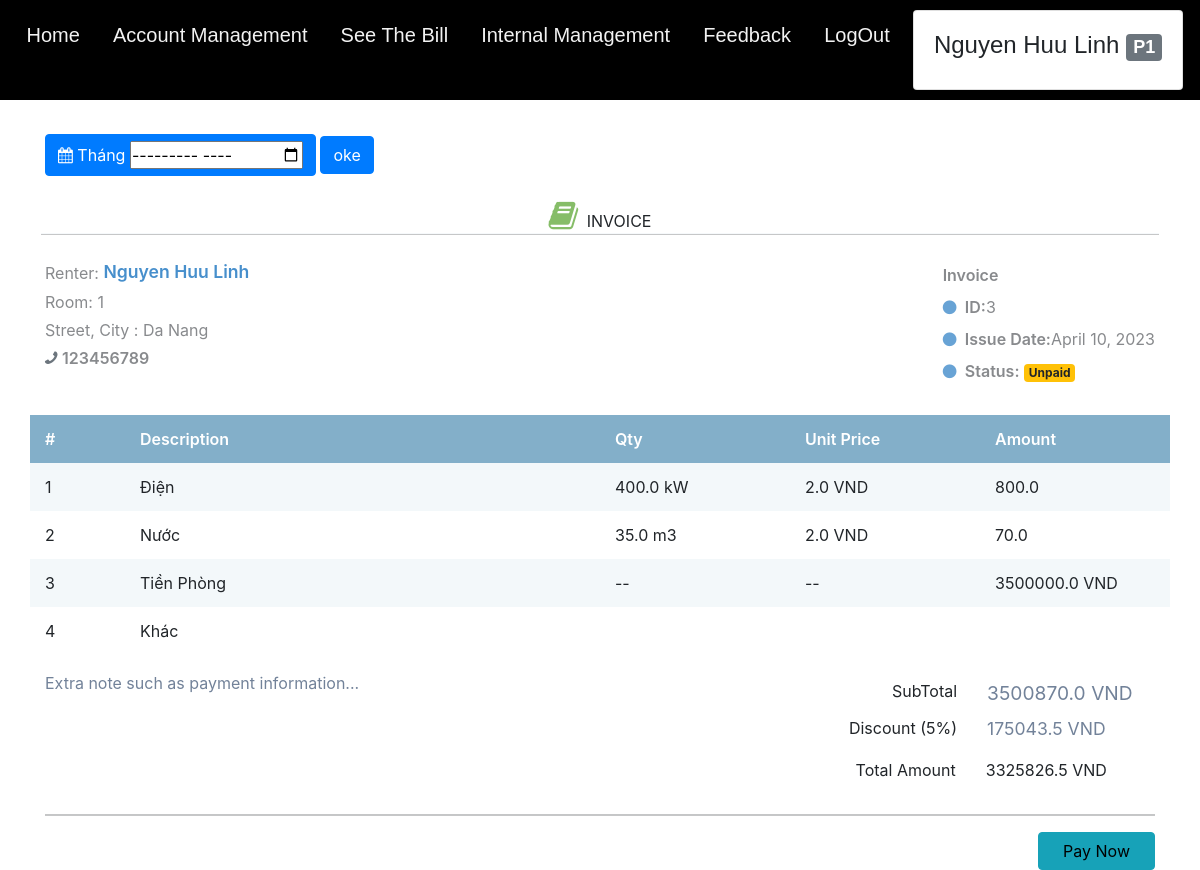
Page /bill/bill_of_renter_site/ (signed in) on the committed database.
### User/models.py (models this page shows, shortened)
class MyUser(AbstractBaseUser, PermissionsMixin):
    username = models.CharField(max_length =255, unique=True)
    email = models.EmailField(
        verbose_name='email address',
        max_length=255,
    )
    full_name = models.CharField(max_length=255)
    phone_number = models.CharField(max_length=12, null = True)
    address = models.CharField(max_length=255, null =True)
    is_active = models.BooleanField(default=True)
    is_owner = models.BooleanField(default=False)
    objects = MyUserManager()
    USERNAME_FIELD = 'username'
    REQUIRED_FIELDS  = ['email', 'full_name']

class Renter(models.Model):
    user = models.OneToOneField(MyUser, on_delete=models.CASCADE)
    room = models.ForeignKey(Room, related_name='renter',on_delete=models.CASCADE)
    citizen_id = models.CharField(max_length=15, null = True)

### Room/models.py (models this page shows, shortened)
class Room(models.Model):
    class Meta:
        constraints = [
            models.CheckConstraint(check=models.Q(room_number__gte = 0,area__gte = 0,
                                                  room_price__gte = 0), name ='gte 0'),
        ]
    room_id = models.CharField(max_length=20, primary_key=True)
    room_number = models.IntegerField(unique=True)
    area = models.CharField(max_length=20)
    room_price = models.FloatField(default=0)
    status = models.BooleanField(default=False)
    description = models.CharField(max_length=250, default='')

### Bill/models.py (models this page shows, shortened)
class Bill(models.Model):
    room = models.ForeignKey(Room, on_delete=models.CASCADE)
    cubic_metres_of_water = models.FloatField()
    water_price = models.FloatField()
    electrict_number = models.FloatField()
    electricity_price = models.FloatField()
    discount = models.IntegerField(default=0)
    date = models.DateField()
    pay_status = models.BooleanField(default=False)
    def get_total(self):
        return (self.cubic_metres_of_water*self.water_price + self.electricity_price*self.electrict_number + self.room.room_price)
    def get_total_amount(self):
        return ((self.cubic_metres_of_water*self.water_price + self.electricity_price*self.electrict_number + self.room.room_price)
                *(100-self.discount))/100

### Bill/views.py (the view)
# urls.py: path('bill_of_renter_site/', views.BillOfRenterSite.as_view(),name="bill_of_renter_site"),
class BillOfRenterSite(TemplateView):
    template_name = "renter_dashboard/partial/bill.html"
    def get(self,request,date= None):
        Renter.objects
        if not Bill.objects.filter(room=request.user.renter.room).exists():
            return HttpResponse("Hiện tại phòng không có hóa đơn")
        else:
            return self.render_to_response(self.get_context_data(date))
    def get_context_data(self, date= None):
        room = self.request.user.renter.room
        context = super().get_context_data()
        bills = Bill.objects.filter(room=room).order_by("-date")
        if date!=None:
            date_cvt = datetime.datetime.strptime(date, "%Y-%m").date()
            month = date_cvt.month
            year = date_cvt.year
            try:
                bill = bills.get(date__month=month, date__year=year)
            except:
                bill=bills.first()
                context['message']="Ngày được chọn không có hóa đơn"
        else:
            bill= bills.first()
        context['bills']= bills
        context['bill'] = bill
        return context

### templates/renter_dashboard/partial/bill.html (shortened to what this page needs)
{% extends "renter_dashboard/base.html" %}
{% load static  %}
{% load mathfilters %}
{% block link %}
    <link href="https://maxcdn.bootstrapcdn.com/font-awesome/4.7.0/css/font-awesome.min.css" rel="stylesheet" />
    <link rel="stylesheet" href="https://cdn.jsdelivr.net/npm/bootstrap@4.6.1/dist/css/bootstrap.min.css">
{% endblock link %}
{% block content %}
<div class="page-content container">
    <div class="page-header text-blue-d2">
        <h1 class="page-title text-secondary-d1">
            <small class="page-info">
             </small>
        </h1>
    </div>
    <div class="container px-0">
        <button class="btn btn-primary " type="month"
            title="Tính tiền phòng và dịch vụ hàng tháng" style="display: inline-block;"><i
                class="fa fa-calendar"></i> Tháng
                <input id="input-month" type="month">
        </button>
        <button class="btn btn-primary filter-month" >
                oke
        </button>
        <div class="row mt-4">
            <div class="col-12 col-lg-12">
                <div class="row">
                    <div class="col-12">
                        <div class="text-center text-150">
                            <i class="fa fa-book fa-2x text-success-m2 mr-1"></i>
                            <span class="text-default-d3">INVOICE</span>
                        </div>
                    </div>
                </div>
                <hr class="row brc-default-l1 mx-n1 mb-4" />
                <div class="row">
                    <div class="col-sm-6">
                        <div>
                            <span class="text-sm text-grey-m2 align-middle">Renter:</span>
                            <span class="text-600 text-110 text-blue align-middle">{{ user.full_name }}</span>
                        </div>
                        <div class="text-grey-m2">
                            <div class="my-1">
                                Room: {{bill.room.room_number}}
                            </div>
                            <div class="my-1">
                                Street, City : {{user.address}}
                            </div>
                            <div class="my-1"><i class="fa fa-phone fa-flip-horizontal text-secondary"></i> <b class="text-600">{{user.phone_number}}</b></div>
                        </div>
                    </div>
                    <div class="text-95 col-sm-6 align-self-start d-sm-flex justify-content-end">
                        <div class="text-grey-m2">
                            <div class="mt-1 mb-2 text-secondary-m1 text-600 text-125">
                                Invoice
                            </div>
                            <div class="my-2"><i class="fa fa-circle text-blue-m2 text-xs mr-1"></i> <span class="text-600 text-90">ID:</span>{{bill.id}}</div>
                            <div class="my-2"><i class="fa fa-circle text-blue-m2 text-xs mr-1"></i> <span class="text-600 text-90">Issue Date:</span>{{bill.date }}</div>
                            <div class="my-2"><i class="fa fa-circle text-blue-m2 text-xs mr-1"></i> <span class="text-600 text-90">Status:</span> <span class=" badge badge-warning px-25">
                                {% if bill.pay_status %}
                                    Paid
                                {% else %}
                                    Unpaid
                                {% endif %}
                            </span></div>
                        </div>
                    </div>
                </div>
                <div class="mt-4">
                    <div class="row text-600 text-white bgc-default-tp1 py-25">
                        <div class="d-none d-sm-block col-1">#</div>
                        <div class="col-9 col-sm-5">Description</div>
                        <div class="d-none d-sm-block col-4 col-sm-2">Qty</div>
                        <div class="d-none d-sm-block col-sm-2">Unit Price</div>
                        <div class="col-2">Amount</div>
                    </div>
                    <div class="text-95 text-secondary-d3">
                        <div class="row mb-2 mb-sm-0 py-25 bgc-default-l4">
                            <div class="d-none d-sm-block col-1">1</div>
                            <div class="col-9 col-sm-5">Điện</div>
                            <div class="d-none d-sm-block col-2">{{bill.electrict_number}} kW</div>
                            <div class="d-none d-sm-block col-2 text-95">{{bill.electricity_price}} VND</div>
                            <div class="col-2 text-secondary-d2">
                                {{ bill.electrict_number|mul:bill.electricity_price }}
                            </div>
                        </div>
                        <div class="row mb-2 mb-sm-0 py-25">
                            <div class="d-none d-sm-block col-1">2</div>
                            <div class="col-9 col-sm-5">Nước</div>
                            <div class="d-none d-sm-block col-2">{{bill.cubic_metres_of_water}} m3</div>
                            <div class="d-none d-sm-block col-2 text-95">{{bill.water_price}} VND</div>
                            <div class="col-2 text-secondary-d2">{{ bill.cubic_metres_of_water|mul:bill.water_price }}</div>
                        </div>
                        <div class="row mb-2 mb-sm-0 py-25 bgc-default-l4">
                            <div class="d-none d-sm-block col-1">3</div>
                            <div class="col-9 col-sm-5">Tiền Phòng</div>
                            <div class="d-none d-sm-block col-2">--</div>
                            <div class="d-none d-sm-block col-2 text-95">--</div>
                            <div class="col-2 text-secondary-d2">{{bill.room.room_price}} VND</div>
                        </div>
                        <div class="row mb-2 mb-sm-0 py-25">
                            <div class="d-none d-sm-block col-1">4</div>
                            <div class="col-9 col-sm-5">Khác</div>
                            <div class="d-none d-sm-block col-2"></div>
                            <div class="d-none d-sm-block col-2 text-95"></div>
                            <div class="col-2 text-secondary-d2"></div>
                        </div>
                    </div>
                    <div class="row mt-3">
                        <div class="col-12 col-sm-7 text-grey-d2 text-95 mt-2 mt-lg-0 text-secondary-d1">
                            Extra note such as payment information...
                        </div>
                        <div class="col-12 col-sm-5 text-grey text-90 order-first order-sm-last">
                            <div class="row my-2">
                                <div class="col-7 text-right">
                                    SubTotal
                                </div>
                                <div class="col-5">
                                    <span class="text-120 text-secondary-d1">{{bill.get_total}} VND</span>
                                </div>
                            </div>
                            <div class="row my-2">
                                <div class="col-7 text-right">
                                    Discount ({{bill.discount}}%)
                                </div>
                                <div class="col-5">
                                    <span class="text-110 text-secondary-d1">{{bill.get_total|mul:bill.discount|div:100}} VND</span>
                                </div>
                            </div>
                            <div class="row my-2 align-items-center bgc-primary-l3 p-2">
                                <div class="col-7 text-right">
                                    Total Amount
                                </div>
                                <div class="col-5">
                                    <span class="text-150 text-success-d3 opacity-2">{{bill.get_total_amount}} VND</span>
                                </div>
                            </div>
                        </div>
                    </div>
                    <hr />
                    <div>
                        <a href="pay.html" class="btn btn-info btn-bold px-4 float-right mt-3 mt-lg-0">Pay Now</a>
                    </div>
                </div>
            </div>
        </div>
    </div>
</div>
{% endblock content %}

### templates/renter_dashboard/base.html (shortened to what this page needs)
{% load static %}
<!doctype html>
<html lang="en">
<head>
    <link rel="stylesheet" href="https://cdn.jsdelivr.net/npm/bootstrap@4.0.0/dist/css/bootstrap.min.css">
    <link rel="stylesheet" href="{% static 'home/css/style.css' %}">
    <link rel="stylesheet" href="https://cdnjs.cloudflare.com/ajax/libs/font-awesome/6.1.1/css/all.min.css"
 />
    <link href='https://unpkg.com/boxicons@2.1.2/css/boxicons.min.css' rel='stylesheet'>
    <link href="{% static 'renter_dashboard/css/bootstrap.css' %}" rel="stylesheet">
    <link  href="{% static 'renter_dashboard/css/bootstrap.min.css' %}" rel="stylesheet">
    <link href='https://cdnjs.cloudflare.com/ajax/libs/font-awesome/4.7.0/css/font-awesome.min.css' rel='stylesheet'>
    {% block link %}
    {% endblock link %}
    <link rel="stylesheet" href="{% static 'renter_dashboard/css/base.css' %}">
</head>
<body>
    <div class="top">
        <a href="{% url 'home:renter_site' %}">Home</a>
        <a href="{% url 'user:edit_user_of_renter_site' user.renter.id %}">Account Management</a></a>
        <a href="{% url 'bill:bill_of_renter_site' %}">See The Bill</a>
        <a href="#Internal_Management">Internal Management</a>
        <a href="{% url 'feedback:renter_feed_back' %}">Feedback</a>
        <a href="{% url 'home:logout' %}">LogOut</a>
        <div class="card">
            <div class="card-body">
            <h4>{{user.full_name}} <span class="badge bg-secondary">P{{user.renter.room.room_number}}</span></h4>
            </div>
        </div>
    </div>
    {% block content %}
    {% endblock content %}
</body>
</html>

### static/home/css/style.css (style rules this page uses)
* { margin: 0; padding: 0; box-sizing: border-box; }
html, body { width: 100%; height: 100%; --bg: #e9eef4; --color-text: #0e0e0e; --color-boder: #bcbfc2; --btn-active: #bcbfc2; font-family: 'Open Sans', sans-serif; }
a { text-decoration: none; }

### static/renter_dashboard/css/base.css (style rules this page uses)
.top { top : 0%; margin: 0; font-family: Arial, Helvetica, sans-serif; position: absolute; width: 100%; overflow: hidden; background-color: black; position: fixed; }
.top a { float: left; color: #f2f2f2; text-align: center; padding: 14px 16px; text-decoration: none; font-size: 17px; }

### rows in the picture
MyUser: full_name "Nguyen Huu Linh", renter.room.room_number "1", address "Da Nang", phone_number "123456789"
Bill: room.room_number "1", id "3", date "April 10, 2023", electrict_number "400.0", electricity_price "2.0", electrict_number|mul "800.0", cubic_metres_of_water "35.0", water_price "2.0", cubic_metres_of_water|mul "70.0", room.room_price "3500000.0", get_total "3500870.0", discount "5", get_total|mul "175043.5", get_total_amount "3325826.5"
